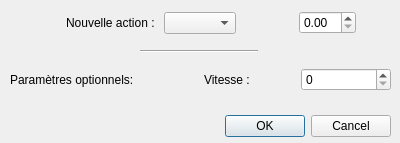
<?xml version="1.0" encoding="UTF-8"?>
<ui version="4.0">
 <class>AjouterWindow</class>
 <widget class="QDialog" name="AjouterWindow">
  <property name="geometry">
   <rect>
    <x>0</x>
    <y>0</y>
    <width>400</width>
    <height>143</height>
   </rect>
  </property>
  <property name="windowTitle">
   <string>Dialog</string>
  </property>
  <widget class="QDialogButtonBox" name="buttonBox">
   <property name="geometry">
    <rect>
     <x>50</x>
     <y>110</y>
     <width>341</width>
     <height>32</height>
    </rect>
   </property>
   <property name="orientation">
    <enum>Qt::Horizontal</enum>
   </property>
   <property name="standardButtons">
    <set>QDialogButtonBox::Cancel|QDialogButtonBox::Ok</set>
   </property>
  </widget>
  <widget class="QWidget" name="horizontalLayoutWidget">
   <property name="geometry">
    <rect>
     <x>10</x>
     <y>10</y>
     <width>402</width>
     <height>26</height>
    </rect>
   </property>
   <layout class="QHBoxLayout" name="horizontalLayout">
    <item>
     <spacer name="horizontalSpacer_2">
      <property name="orientation">
       <enum>Qt::Horizontal</enum>
      </property>
      <property name="sizeHint" stdset="0">
       <size>
        <width>40</width>
        <height>20</height>
       </size>
      </property>
     </spacer>
    </item>
    <item>
     <widget class="QLabel" name="label">
      <property name="text">
       <string>Nouvelle action : </string>
      </property>
     </widget>
    </item>
    <item>
     <widget class="QComboBox" name="comboBoxAction"/>
    </item>
    <item>
     <spacer name="horizontalSpacer">
      <property name="orientation">
       <enum>Qt::Horizontal</enum>
      </property>
      <property name="sizeHint" stdset="0">
       <size>
        <width>40</width>
        <height>20</height>
       </size>
      </property>
     </spacer>
    </item>
    <item>
     <widget class="QDoubleSpinBox" name="spinBoxDuree"/>
    </item>
    <item>
     <spacer name="horizontalSpacer_3">
      <property name="orientation">
       <enum>Qt::Horizontal</enum>
      </property>
      <property name="sizeHint" stdset="0">
       <size>
        <width>40</width>
        <height>20</height>
       </size>
      </property>
     </spacer>
    </item>
   </layout>
  </widget>
  <widget class="QWidget" name="horizontalLayoutWidget_2">
   <property name="geometry">
    <rect>
     <x>10</x>
     <y>60</y>
     <width>381</width>
     <height>40</height>
    </rect>
   </property>
   <layout class="QHBoxLayout" name="horizontalLayout_2">
    <item>
     <widget class="QLabel" name="label_2">
      <property name="text">
       <string>Paramètres optionnels: </string>
      </property>
     </widget>
    </item>
    <item>
     <layout class="QVBoxLayout" name="verticalLayout_2">
      <item>
       <layout class="QHBoxLayout" name="horizontalLayout_3">
        <item>
         <widget class="QLabel" name="label_3">
          <property name="text">
           <string>Vitesse : </string>
          </property>
         </widget>
        </item>
        <item>
         <widget class="QSpinBox" name="spinBoxVitesse">
          <property name="maximum">
           <number>400</number>
          </property>
         </widget>
        </item>
       </layout>
      </item>
     </layout>
    </item>
   </layout>
  </widget>
  <widget class="Line" name="line">
   <property name="geometry">
    <rect>
     <x>140</x>
     <y>50</y>
     <width>118</width>
     <height>3</height>
    </rect>
   </property>
   <property name="orientation">
    <enum>Qt::Horizontal</enum>
   </property>
  </widget>
  <zorder>horizontalLayoutWidget</zorder>
  <zorder>buttonBox</zorder>
  <zorder>horizontalLayoutWidget_2</zorder>
  <zorder>line</zorder>
 </widget>
 <resources/>
 <connections>
  <connection>
   <sender>buttonBox</sender>
   <signal>accepted()</signal>
   <receiver>AjouterWindow</receiver>
   <slot>accept()</slot>
   <hints>
    <hint type="sourcelabel">
     <x>248</x>
     <y>254</y>
    </hint>
    <hint type="destinationlabel">
     <x>157</x>
     <y>274</y>
    </hint>
   </hints>
  </connection>
  <connection>
   <sender>buttonBox</sender>
   <signal>rejected()</signal>
   <receiver>AjouterWindow</receiver>
   <slot>reject()</slot>
   <hints>
    <hint type="sourcelabel">
     <x>316</x>
     <y>260</y>
    </hint>
    <hint type="destinationlabel">
     <x>286</x>
     <y>274</y>
    </hint>
   </hints>
  </connection>
 </connections>
</ui>
